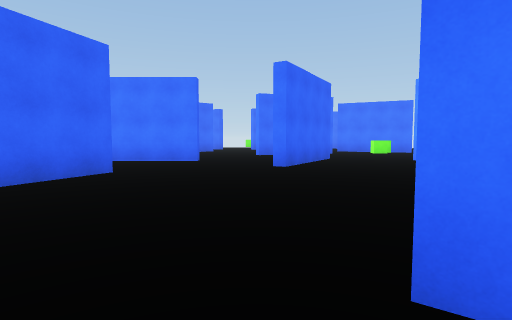
view 1 (above)

21 first-person views from a walk through a 3-D level made in the Unity game engine. The camera is 1.4 m above the floor, tilts 4° down and sees 80° across. The floor is counted in squares, 2 m on a side. Each view is taken from the middle of a square. On the plan, view 1 faces up. The plan holds only what a view shows up to about 10 squares ahead; the rest is blank. The place goes on beyond the plan. The player character is not drawn.

view 2
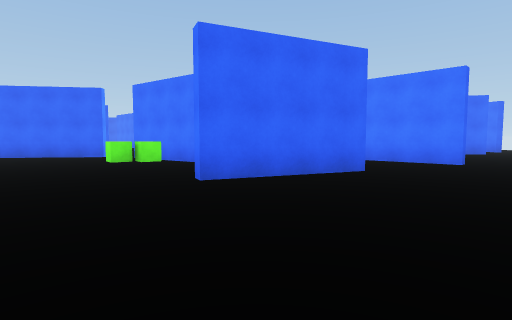

view 3
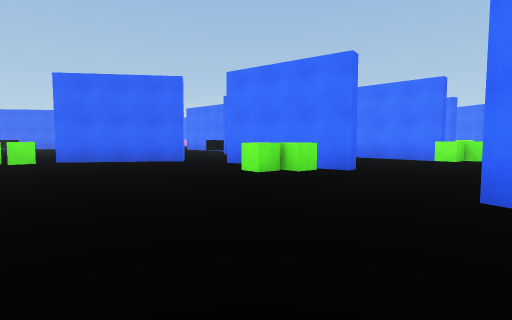

view 4
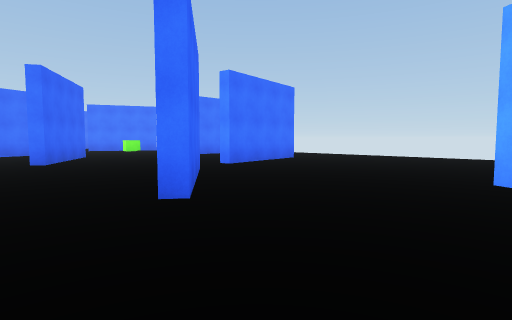

view 5
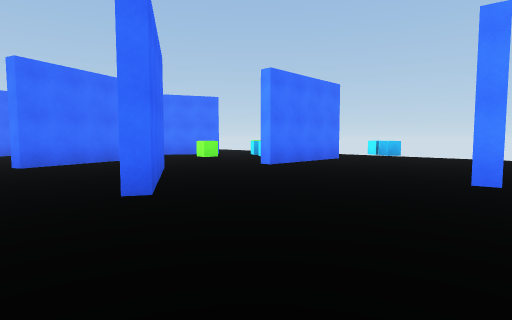

view 6
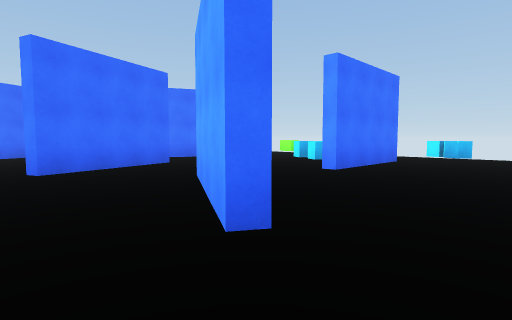

view 7
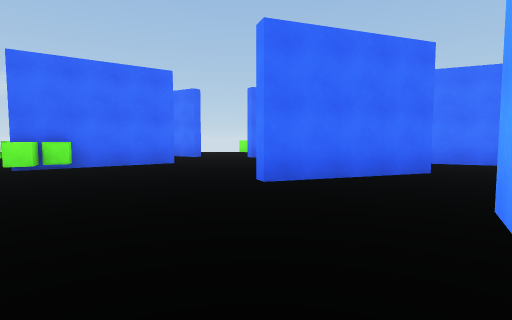

view 8
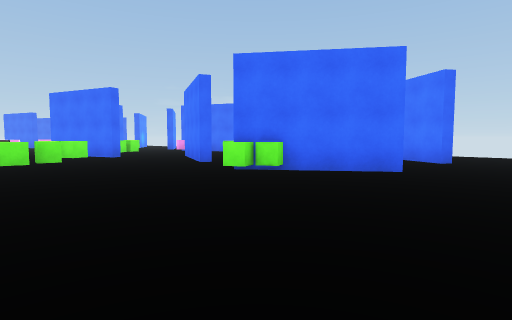

view 9
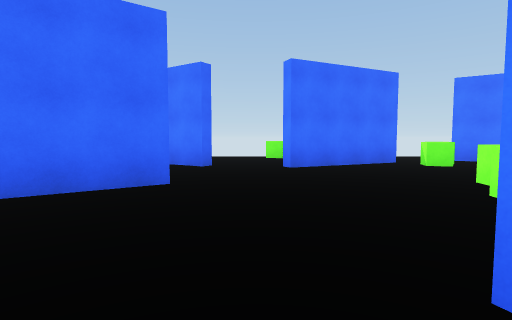

view 10
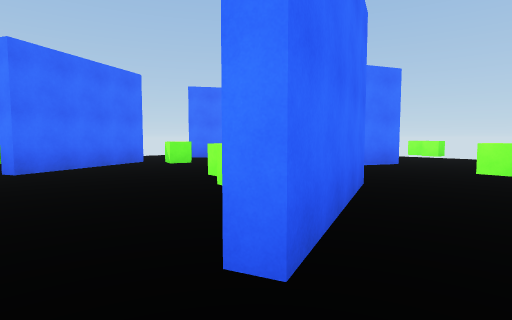

view 11
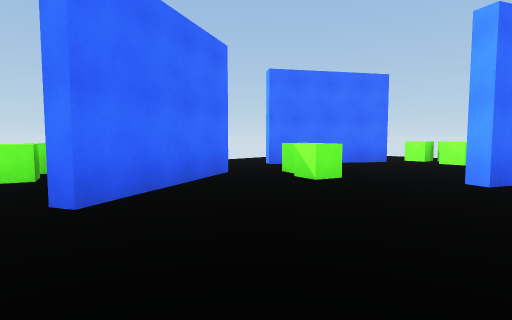

view 12
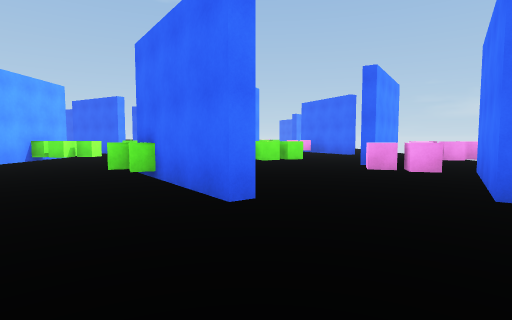

view 13
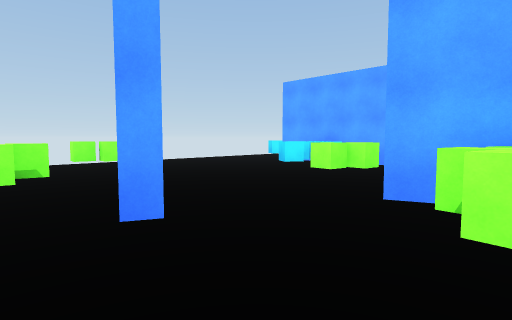

view 14
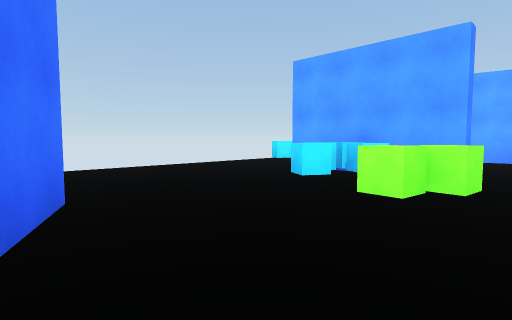

view 15
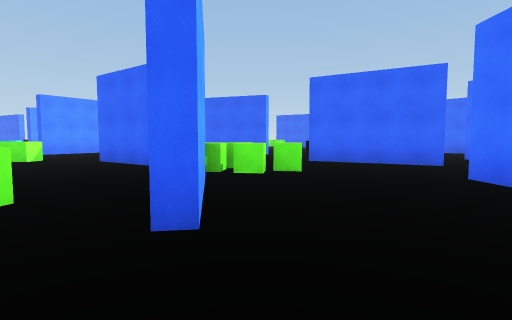

view 16
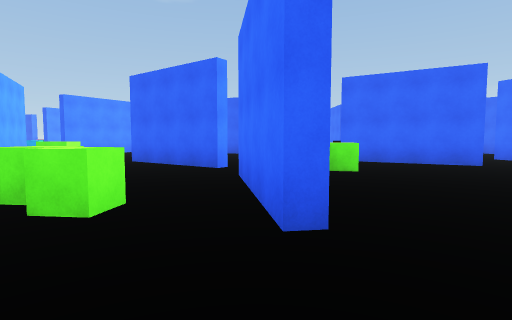

view 17
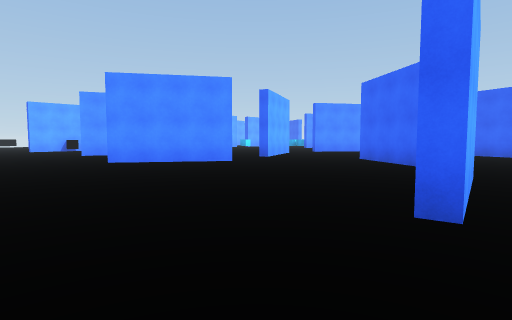

view 18
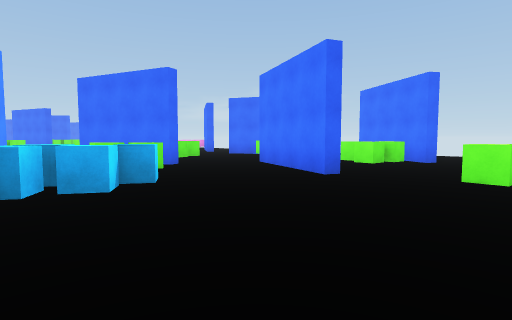

view 19
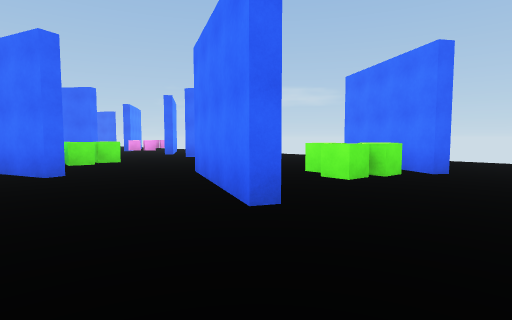

view 20
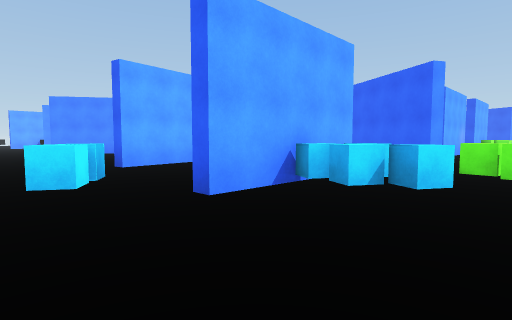

view 21
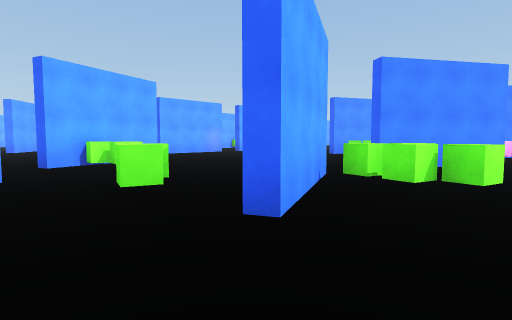

### Floor plan
Points are (right, up) in squares from view 1. A wall is a line through its corners. A room is listed if a view was taken in it or the views show most of it. See-through windows are left out.
Room 1 (views 1, 2, 3, 4, 5, 6, 7, 8, 9, 10, 11, 12, 13, 14, 15, 16, 17, 18, 19, 20, 21)
walls: (-1.8, 10) (-1.8, 9.6) (-4.6, 9.5); (-3, 6.4) (-4.3, 2.9); (-6.5, 9.7) (-7.5, 9.7); (0.4, 7.8) (2.3, 10.9) (2.6, 10.7) (0.7, 7.6) (0.4, 7.8); (-8.4, 9.9) (-7.2, 9.9); (0.4, 13.4) (3.4, 14.5) (3.6, 14.2) (0.1, 12.9) (0, 13.3); (-7.2, 5.2) (-10.5, 4.7); (-9.3, 9.7) (-10.3, 9.7); (3, 3.9) (1, 1.1) (0.6, 1.3); (-2.6, 17) (-2.3, 16.7) (-4.2, 15.3); (-7.4, 15.7) (-7.6, 15.3) (-8.5, 15.7); (5.1, 9.6) (5.1, 9.9) (8.8, 9.9) (8.8, 9.7) (5.1, 9.6); (-10.3, 5.1) (-7.3, 5.6); (4.4, 4.9) (8.1, 5.5); (-12.7, 10.9) (-14.7, 7.7); (6.3, 4.8) (4.5, 4.6); (-12.2, 4.1) (-14.5, 1.1); (-0.2, 19.4) (-0.3, 19.7) (3, 21.3) (3.1, 20.9) (-0.2, 19.4); (7.9, 15.6) (7.7, 15.2) (4.4, 16.7) (4.6, 17.1); (4.7, -1.3) (7.9, -3.3); (-5.3, 22) (-2.2, 20) (-2.3, 19.7) (-5.5, 21.7); (-9, 21.5) (-6.9, 20.1) (-7.2, 19.7); (8.5, 20) (8.3, 19.7) (5.2, 21.7); (-15, -2.9) (-13.5, -2.1)
ways out: opening at (-17.8, 7.6); opening at (-9.8, 17.6); gap at (-15, 8)
objects: green cube (-13, 0); green cube (-11, 5); green cube (-11, 6); other object (-11, 12); green cube (-11, 13); green cube (-10, 6); green cube (-9, 10); green cube (-9, 11) to (-9, 12); green cube (-8, 3); green cube (-8, 11); other object (-8, 17); green cube (-8, 18); other object (-8, 22); pink cube (-8, 23); green cube (-7, 17); pink cube (-7, 22); green cube (-6, 8); green cube (-6, 9); green cube (-5, 14); green cube (-5, 15) to (-4, 15); pink cube (-5, 19); pink cube (-5, 20) to (-4, 20); green cube (0, 21); green cube (0, 22); other object (2, 14); green cube (2, 15); green cube (2, 16); green cube (3, 15); green cube (3, 19); green cube (5, 12); green cube (5, 13); cube (7, 10); cube (7, 11); cube (7, 12); green cube (7, 18); green cube (8, 17); green cube (8, 18); green cube (8, 19); cube (10, 8); cube (10, 9); green cube (10, 15) to (11, 15); green cube (11, 16)

Positions as (right, up) in squares from view 1, and headings:
1: (0, 0), facing up
2: (0, 0), facing up-left
3: (-4, -1), facing up-left
4: (-1, -2), facing up-right
5: (-1, 4), facing up-right
6: (-1, 6), facing up-right
7: (0, 8), facing up
8: (0, 10), facing up-left
9: (-1, 12), facing up
10: (-1, 12), facing up-right
11: (-1, 16), facing up-right
12: (1, 17), facing left
13: (2, 18), facing down-right
14: (4, 16), facing down-right
15: (-5, 6), facing left
16: (-5, 5), facing left
17: (11, 6), facing down-left
18: (11, 10), facing up-left
19: (10, 13), facing up-left
20: (11, 13), facing down-left
21: (5, 23), facing down-left
